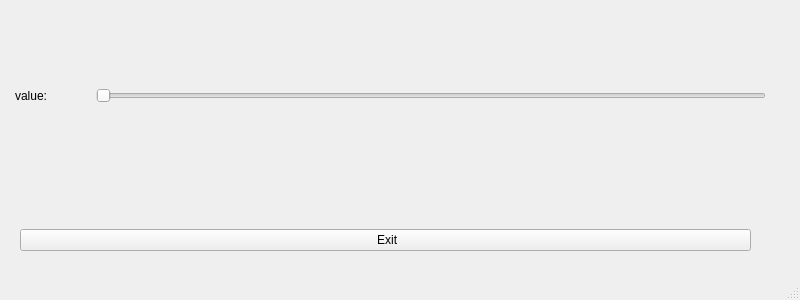
<?xml version="1.0" encoding="UTF-8"?>
<ui version="4.0">
 <class>MainWindow</class>
 <widget class="QMainWindow" name="MainWindow">
  <property name="geometry">
   <rect>
    <x>0</x>
    <y>0</y>
    <width>800</width>
    <height>300</height>
   </rect>
  </property>
  <property name="windowTitle">
   <string>Buzzer Test</string>
  </property>
  <widget class="QWidget" name="centralwidget">
   <widget class="QWidget" name="horizontalLayoutWidget">
    <property name="geometry">
     <rect>
      <x>10</x>
      <y>10</y>
      <width>761</width>
      <height>171</height>
     </rect>
    </property>
    <layout class="QHBoxLayout" name="horizontalLayout">
     <item>
      <widget class="QLabel" name="txt_volume">
       <property name="maximumSize">
        <size>
         <width>70</width>
         <height>16777215</height>
        </size>
       </property>
       <property name="text">
        <string>value:</string>
       </property>
      </widget>
     </item>
     <item>
      <widget class="QSlider" name="controlSlider">
       <property name="enabled">
        <bool>true</bool>
       </property>
       <property name="sizePolicy">
        <sizepolicy hsizetype="Expanding" vsizetype="Fixed">
         <horstretch>0</horstretch>
         <verstretch>0</verstretch>
        </sizepolicy>
       </property>
       <property name="minimumSize">
        <size>
         <width>0</width>
         <height>0</height>
        </size>
       </property>
       <property name="maximumSize">
        <size>
         <width>670</width>
         <height>1000</height>
        </size>
       </property>
       <property name="sizeIncrement">
        <size>
         <width>0</width>
         <height>0</height>
        </size>
       </property>
       <property name="baseSize">
        <size>
         <width>0</width>
         <height>0</height>
        </size>
       </property>
       <property name="font">
        <font>
         <pointsize>50</pointsize>
         <weight>75</weight>
         <bold>true</bold>
         <stylestrategy>PreferDefault</stylestrategy>
        </font>
       </property>
       <property name="toolTipDuration">
        <number>-1</number>
       </property>
       <property name="maximum">
        <number>50</number>
       </property>
       <property name="sliderPosition">
        <number>0</number>
       </property>
       <property name="orientation">
        <enum>Qt::Horizontal</enum>
       </property>
      </widget>
     </item>
    </layout>
   </widget>
   <widget class="QWidget" name="verticalLayoutWidget">
    <property name="geometry">
     <rect>
      <x>20</x>
      <y>200</y>
      <width>731</width>
      <height>80</height>
     </rect>
    </property>
    <layout class="QVBoxLayout" name="verticalLayout_2">
     <item>
      <widget class="QPushButton" name="pushButton">
       <property name="text">
        <string> Exit</string>
       </property>
      </widget>
     </item>
    </layout>
   </widget>
  </widget>
  <widget class="QStatusBar" name="statusbar"/>
 </widget>
 <resources/>
 <connections/>
</ui>
